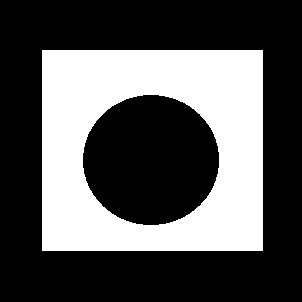
#> input picture test.png, 302 x 302 px
$ python 6_contours.py
#> lines starting #> are read from the running program, lines starting #| are printed output that depends on the picture; after the words box and inside, x2 and y2 are one past the last pixel; in counts of white or black regions, pixels touching at a corner belong together; long printed decimals are rounded
#图像的轮廓 & 轮廓特征属性
import cv2
import numpy as np
import math
img=cv2.imread('test.png')
#> img is the input picture: shape (302, 302, 3); 33.5% white; 1 white region, box (x1, y1, x2, y2) and area: (42, 50, 263, 251) 30546
img_=cv2.cvtColor(img,cv2.COLOR_BGR2GRAY)
#> img_: shape (302, 302); 33.5% white; 1 white region
ret,img_2=cv2.threshold(img_,127,255,cv2.THRESH_BINARY)
print(img_2)
#> (printed output is left out)
contours,hierarchy=cv2.findContours(img_2,cv2.RETR_TREE,cv2.CHAIN_APPROX_SIMPLE)
#> contours = 2 contours; box (x1, y1, x2, y2) and area: (42, 50, 263, 251) 44000, (82, 94, 220, 226) 14064

img2=cv2.drawContours(img.copy(),contours,-1,(0,0,255),3,16)
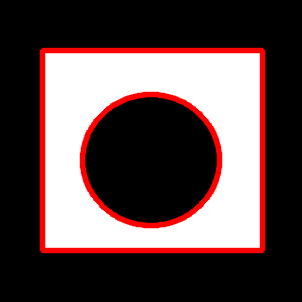
#> img2: shape (302, 302, 3); mean B, G, R 74.1, 74.1, 93.3
for i in contours[0]:   # 即drawContours的contourIdx参数填0
    cv2.circle(img2,i[0],3,(0,255,255),-1)
#> this loop made 4 passes
#> i on passes 1 to 4: [[42, 50]], [[42, 250]], [[262, 250]], [[262, 50]]
#> img2: shape (302, 302, 3); 0.13% of pixels changed, all inside (x1, y1, x2, y2) = (39, 47, 266, 254)
for i in contours[1]:   # 即drawContours的contourIdx参数填0
    cv2.circle(img2,i[0],3,(0,255,255),-1)
#> this loop made 190 passes
#> i on passes 1 to 3: [[142, 95]], [[143, 94]], [[158, 94]]
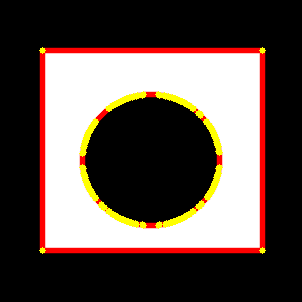
#> img2: shape (302, 302, 3); mean B, G, R 73.7, 80.2, 93.7

M=cv2.moments(contours[0])
#> M = moments, m00 44000, centre m10/m00, m01/m00 = (152, 150)
x,y=int(M['m10']/M['m00']),int(M['m01']/M['m00'])
#> x = 152; y = 150
cv2.circle(img2,(x,y),3,(0,0,255),-1)
#> img2: shape (302, 302, 3); 0.03% of pixels changed, all inside (x1, y1, x2, y2) = (149, 147, 156, 154)
print('weight:',x,y)
#| weight: 152 150

print("square:",cv2.contourArea(contours[0]))
#| square: 44000.0
print("length:",cv2.arcLength(contours[0],True))
#| length: 840.0
convex=cv2.convexHull(contours[0])#凸包
#> convex = [[262, 50], [262, 250], [42, 250], [42, 50]]
for point in convex:
    cv2.circle(img2,point[0],1,(0,255,0),-1)
#> this loop made 4 passes
#> img2: shape (302, 302, 3); mean B, G, R 73.7, 80.2, 93.7

xy,wh,theta = cv2.minAreaRect(contours[0])#最小矩形点（旋转）
#> xy = (152, 150); wh = (200, 220); theta = -90
cv2.boxPoints((xy,wh,theta),img2)

center,radius = cv2.minEnclosingCircle(contours[0])#外接圆
#> center = (152, 150); radius = 148.7
radius = int(radius)
#> radius = 148
cv2.circle(img2,(int(center[0]),int(center[1])),radius,(0,255,0),1,16)

rows,cols = img.shape[:2]#直线拟合
#> rows = 302; cols = 302
[dx,dy,x,y] = cv2.fitLine(contours[1], cv2.DIST_L2,0,0.01,0.01)
#> dx = [0.979]; dy = [-0.206]; x = [151.3]; y = [159.9]
dx,dy,x,x=*dx,*dy,int(*x),int(*y)
#> dx = 0.979; dy = -0.206; x = 159
lefty = int((-x*dy/dx) + y)
#> lefty = 193
righty = int(((cols-x)*dy/dx)+y)
#> righty = 129
cv2.line(img2,(cols-1,righty),(0,lefty),(255,255,0),2)

x,y,w,h = cv2.boundingRect(contours[0])#横纵比
#> x = 42; y = 50; w = 221; h = 201
print('Aspect Ratio: '+str(float(w)/h))
#| Aspect Ratio: 1.100

area = cv2.contourArea(contours[0])#范围(轮廓面积与边界矩形面积的比值)
#> area = 44000
rect_area = w*h
#> rect_area = 44421
extent = float(area)/rect_area
#> extent = 0.991
print('extent: '+str(extent))
#| extent: 0.9905

area = cv2.contourArea(contours[0])#固体度
hull = cv2.convexHull(contours[0])
#> hull = [[262, 50], [262, 250], [42, 250], [42, 50]]
hull_area = cv2.contourArea(hull)
#> hull_area = 44000
solidity = float(area)/hull_area
#> solidity = 1
print('solidity: '+str(solidity))
#| solidity: 1.0

area = cv2.contourArea(contours[0])#等效直径(与轮廓面积相等的圆形的直径)
equi_diameter = np.sqrt(4*area/np.pi)
#> equi_diameter = 236.7
print("equal_diameter: "+str(equi_diameter))
#| equal_diameter: 236.691

angle=cv2.fitEllipse(contours[1])[2]#方向
#> angle = 89.5
print('angle: '+str(angle))
#| angle: 89.500
cv2.line(img2,(int(M['m10']/M['m00'])-100,int(M['m01']/M['m00']-100*math.tan(angle))),(int(M['m10']/M['m00'])+100,int(M['m01']/M['m00']+100*math.tan(angle))),(0,255,255),2)
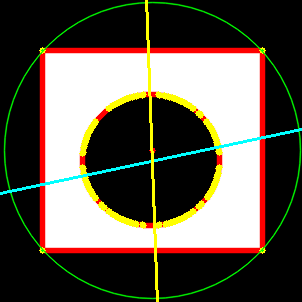
#> img2: shape (302, 302, 3); mean B, G, R 75.1, 87.3, 94.6

mask = np.zeros(img2.shape[:2],np.uint8)#掩模
cv2.drawContours(mask,[contours[0]],0,255,-1)
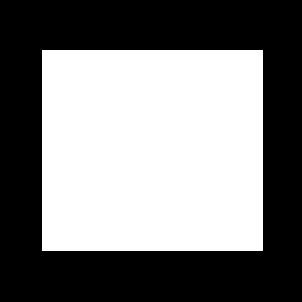
#> mask: shape (302, 302); 48.7% white; 1 white region, box (x1, y1, x2, y2) and area: (42, 50, 263, 251) 44421
pixelpoints = np.transpose(np.nonzero(mask))#获取上面所有像素点坐
#> pixelpoints = 44421 pairs, first value 50 to 250, second value 42 to 262
#pixelpoints = cv2.findNonZero(mask)同上

min_val, max_val, min_loc, max_loc = cv2.minMaxLoc(cv2.cvtColor(img2,cv2.COLOR_BGR2GRAY),mask)#最大值和最小值及它们的位置
#> min_val = 0; max_val = 255; min_loc = (143, 98); max_loc = (46, 54)
print('最大值和最小值及它们的位置:',min_val, max_val, min_loc, max_loc)
#| 最大值和最小值及它们的位置: 0.0 255.0 (143, 98) (46, 54)

mean_val = cv2.mean(img2,mask = mask)#平均颜色及平均灰度
#> mean_val = (152.8, 168.9, 182.1, 0)
print('平均颜色及平均灰度'+str(mean_val))
#| 平均颜色及平均灰度(152.781, 168.941, 182.073, 0.0)

leftmost = tuple(contours[0][contours[0][:,:,0].argmin()][0])#极点
#> leftmost = (42, 50)
rightmost = tuple(contours[0][contours[0][:,:,0].argmax()][0])
#> rightmost = (262, 250)
topmost = tuple(contours[0][contours[0][:,:,1].argmin()][0])
#> topmost = (42, 50)
bottommost = tuple(contours[0][contours[0][:,:,1].argmax()][0])
#> bottommost = (42, 250)
print('极点'+str(leftmost),str(rightmost),str(topmost),str(bottommost))
#| 极点(42, 50) (262, 250) (42, 50) (42, 250)

cv2.imshow('img',img2)
cv2.waitKey(0)


quit()
#> (the program exits here)
